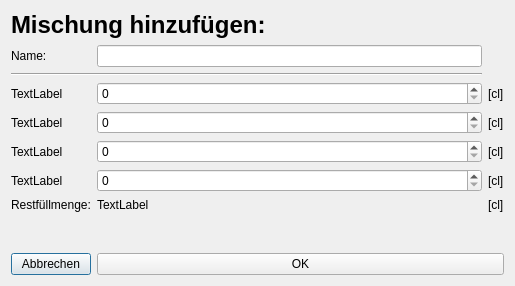
<?xml version="1.0" encoding="UTF-8"?>
<ui version="4.0">
 <class>Dialog_addMix</class>
 <widget class="QDialog" name="Dialog_addMix">
  <property name="geometry">
   <rect>
    <x>0</x>
    <y>0</y>
    <width>515</width>
    <height>286</height>
   </rect>
  </property>
  <property name="windowTitle">
   <string>Dialog</string>
  </property>
  <layout class="QGridLayout" name="gridLayout_3">
   <item row="5" column="0">
    <widget class="QLabel" name="label_container_3">
     <property name="text">
      <string>TextLabel</string>
     </property>
    </widget>
   </item>
   <item row="1" column="0">
    <widget class="QLabel" name="label_2">
     <property name="text">
      <string>Name:</string>
     </property>
    </widget>
   </item>
   <item row="7" column="0">
    <widget class="QLabel" name="label_7">
     <property name="text">
      <string>Restfüllmenge:</string>
     </property>
    </widget>
   </item>
   <item row="8" column="0">
    <spacer name="verticalSpacer">
     <property name="orientation">
      <enum>Qt::Vertical</enum>
     </property>
     <property name="sizeHint" stdset="0">
      <size>
       <width>20</width>
       <height>40</height>
      </size>
     </property>
    </spacer>
   </item>
   <item row="3" column="0">
    <widget class="QLabel" name="label_container_1">
     <property name="text">
      <string>TextLabel</string>
     </property>
    </widget>
   </item>
   <item row="10" column="0">
    <widget class="QPushButton" name="pushButton_cancel">
     <property name="text">
      <string>Abbrechen</string>
     </property>
    </widget>
   </item>
   <item row="1" column="1">
    <widget class="QLineEdit" name="lineEdit_name"/>
   </item>
   <item row="3" column="2">
    <widget class="QLabel" name="label_3">
     <property name="maximumSize">
      <size>
       <width>30</width>
       <height>16777215</height>
      </size>
     </property>
     <property name="text">
      <string>[cl]</string>
     </property>
    </widget>
   </item>
   <item row="5" column="1">
    <widget class="QSpinBox" name="spinBox_container_3">
     <property name="maximum">
      <number>10000</number>
     </property>
    </widget>
   </item>
   <item row="10" column="1" colspan="2">
    <widget class="QPushButton" name="pushButton_OK">
     <property name="text">
      <string>OK</string>
     </property>
    </widget>
   </item>
   <item row="7" column="2">
    <widget class="QLabel" name="label_9">
     <property name="maximumSize">
      <size>
       <width>30</width>
       <height>16777215</height>
      </size>
     </property>
     <property name="text">
      <string>[cl]</string>
     </property>
    </widget>
   </item>
   <item row="6" column="2">
    <widget class="QLabel" name="label_6">
     <property name="maximumSize">
      <size>
       <width>30</width>
       <height>16777215</height>
      </size>
     </property>
     <property name="text">
      <string>[cl]</string>
     </property>
    </widget>
   </item>
   <item row="6" column="0">
    <widget class="QLabel" name="label_container_4">
     <property name="text">
      <string>TextLabel</string>
     </property>
    </widget>
   </item>
   <item row="5" column="2">
    <widget class="QLabel" name="label_5">
     <property name="maximumSize">
      <size>
       <width>30</width>
       <height>16777215</height>
      </size>
     </property>
     <property name="text">
      <string>[cl]</string>
     </property>
    </widget>
   </item>
   <item row="4" column="0">
    <widget class="QLabel" name="label_container_2">
     <property name="text">
      <string>TextLabel</string>
     </property>
    </widget>
   </item>
   <item row="4" column="2">
    <widget class="QLabel" name="label_4">
     <property name="maximumSize">
      <size>
       <width>30</width>
       <height>16777215</height>
      </size>
     </property>
     <property name="text">
      <string>[cl]</string>
     </property>
    </widget>
   </item>
   <item row="3" column="1">
    <widget class="QSpinBox" name="spinBox_container_1">
     <property name="maximum">
      <number>100000</number>
     </property>
    </widget>
   </item>
   <item row="0" column="0" colspan="2">
    <widget class="QLabel" name="label">
     <property name="font">
      <font>
       <pointsize>18</pointsize>
       <weight>75</weight>
       <bold>true</bold>
      </font>
     </property>
     <property name="text">
      <string>Mischung hinzufügen:</string>
     </property>
    </widget>
   </item>
   <item row="4" column="1">
    <widget class="QSpinBox" name="spinBox_container_2">
     <property name="maximum">
      <number>10000</number>
     </property>
    </widget>
   </item>
   <item row="6" column="1">
    <widget class="QSpinBox" name="spinBox_container_4">
     <property name="maximum">
      <number>10000</number>
     </property>
    </widget>
   </item>
   <item row="7" column="1">
    <widget class="QLabel" name="label_diff">
     <property name="text">
      <string>TextLabel</string>
     </property>
    </widget>
   </item>
   <item row="2" column="0" colspan="2">
    <widget class="Line" name="line">
     <property name="orientation">
      <enum>Qt::Horizontal</enum>
     </property>
    </widget>
   </item>
  </layout>
 </widget>
 <resources/>
 <connections/>
</ui>
